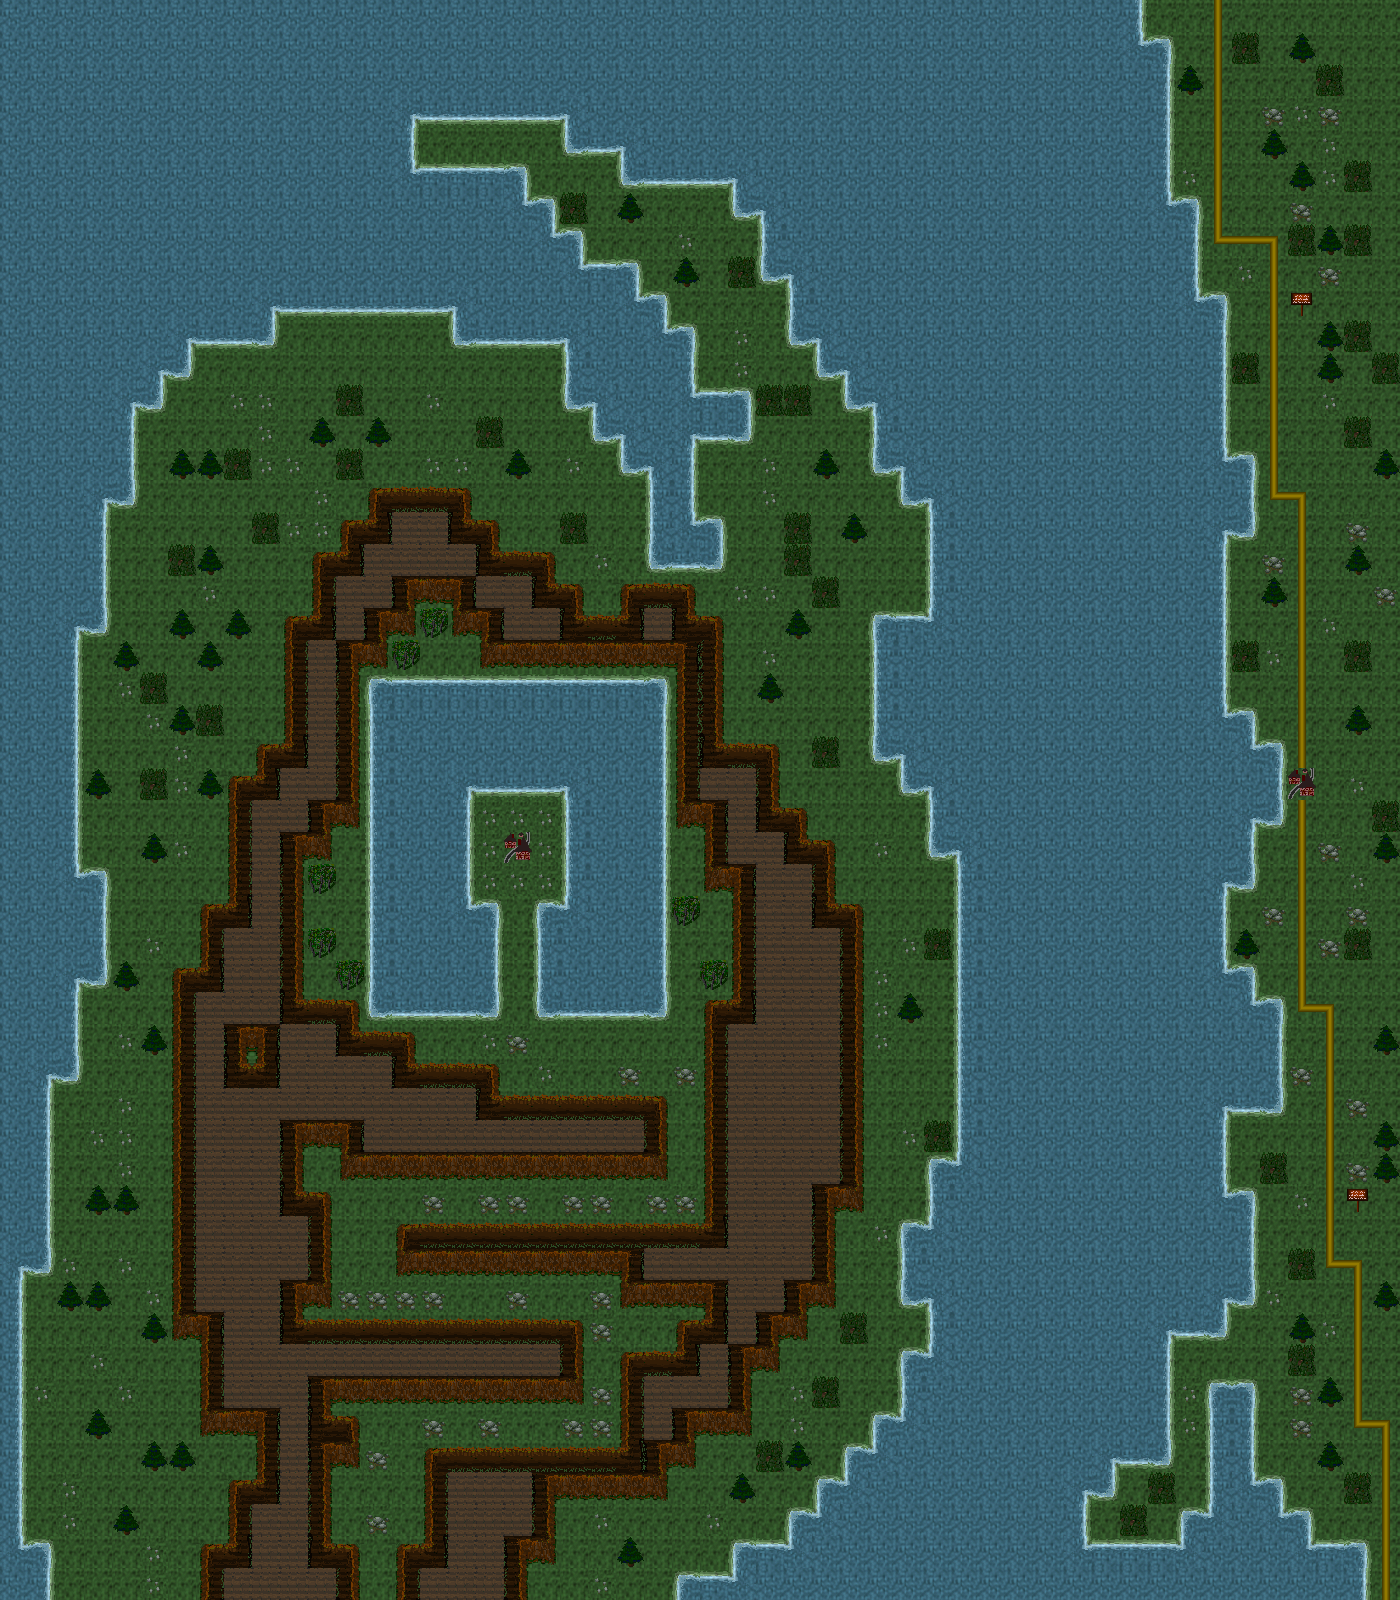

The image is a tile-based game level rendered from a .tmx file. Its description and source (layers, tilesets, objects; grid data summarised) follow:
An orthogonal 50x50 tile map with 28x32 px tiles, 1 tile layer (Tile Layer 1) and 3 objects (3x NPC).

<map version="1.0" orientation="orthogonal" width="50" height="50" tilewidth="28" tileheight="32">
 <properties>
  <property name="Exit_East" value="none" />
  <property name="Exit_North" value="CarrionValleyWest,8,13,outdoors" />
  <property name="Exit_South" value="none" />
  <property name="Exit_West" value="none" />
  <property name="GlobalX" value="-1" />
  <property name="GlobalY" value="-1" />
  <property name="MapType" value="town" />
  <property name="Name" value="Carrion Dusk Camp" />
  <property name="StartX" value="2" />
  <property name="StartY" value="2" />
 </properties>
 <tileset firstgid="1" name="Terrain1" tilewidth="28" tileheight="32">
  <image source="../../display/images/Terrain1.png" width="308" height="352" />
  <terraintypes>
   <terrain name="Water" tile="48" />
   <terrain name="Cliff" tile="74" />
   <terrain name="Cave" tile="98" />
   <terrain name="CaveWall" tile="97" />
   <terrain name="Grass" tile="5" />
   <terrain name="Grass2" tile="-1" />
   <terrain name="grass3" tile="-1" />
  </terraintypes>
  <tile id="5" terrain="4,4,4,4" />
  <tile id="6" terrain="6,6,6,6" />
  <tile id="7" terrain="6,6,6,6" />
  <tile id="8" terrain="6,6,6,6" />
  <tile id="9" terrain="6,6,6,6" />
  <tile id="10" terrain="6,6,6,6" />
  <tile id="11" terrain="6,6,6,6" />
  <tile id="12" terrain="6,6,6,6" />
  <tile id="13" terrain="6,6,6,6" />
  <tile id="14" terrain="6,6,6,6" />
  <tile id="48" terrain="0,0,0,0" />
  <tile id="49" terrain="0,4,0,4" />
  <tile id="50" terrain="0,0,4,4" />
  <tile id="51" terrain="4,4,0,0" />
  <tile id="52" terrain="0,4,0,0" />
  <tile id="53" terrain="4,0,0,0" />
  <tile id="54" terrain="0,0,0,4" />
  <tile id="55" terrain="0,0,4,0" />
  <tile id="56" terrain="4,0,4,0" />
  <tile id="57" terrain="4,4,4,0" />
  <tile id="58" terrain="4,4,0,4" />
  <tile id="59" terrain="0,4,4,4" />
  <tile id="60" terrain="4,0,4,4" />
  <tile id="61" terrain="1,1,4,4" />
  <tile id="62" terrain="4,4,1,1" />
  <tile id="63" terrain="4,1,4,1" />
  <tile id="64" terrain="1,4,1,4" />
  <tile id="65" terrain="1,4,1,1" />
  <tile id="66" terrain="4,1,1,1" />
  <tile id="67" terrain="1,1,4,1" />
  <tile id="68" terrain="1,1,1,4" />
  <tile id="69" terrain="4,4,1,4" />
  <tile id="70" terrain="4,4,4,1" />
  <tile id="71" terrain="1,4,4,4" />
  <tile id="72" terrain="4,1,4,4" />
  <tile id="73" terrain=",,4,4" />
  <tile id="74" terrain="1,1,1,1" />
 </tileset>
 <layer name="Tile Layer 1" width="50" height="50">
  <properties>
   <property name="ANODE#0" value="false#0#0#0#0#none#none#none#none" />
   <property name="ChangeMap#12" value="true#19#2#10#10#CarrionValleyWest#none#none#none" />
   <property name="ChangeMap#25" value="true#19#4#14#37#TestWorld2#none#none#none" />
   <property name="ChangeMap#26" value="true#17#4#46#48#TowerRockSouth#none#none#none" />
   <property name="ChangeMap#27" value="true#20#3#19#53#CombatDemoStart#none#none#none" />
   <property name="ChangeTile#15" value="true#9#4#9#5#tile_27#none#none#none" />
   <property name="DoubleNotification#3" value="false#11#2#0#0#Text goes here.#Other text goes here.#none#none" />
   <property name="PlaySound#13" value="true#11#4#0#0#default.ogg#none#none#none" />
   <property name="SecretPassage#9" value="true#5#4#5#4#none#none#none#none" />
   <property name="SingleNotification#10" value="false#17#9#0#0#You just got teleported!#none#none#none" />
   <property name="SingleNotification#18" value="false#17#8#0#0#Because you did not execute the first node, I have decided to teleport you to the left.#none#none#none" />
   <property name="SingleNotification#2" value="false#9#2#0#0#Text goes here.#none#none#none" />
   <property name="SingleNotification#21" value="false#17#8#0#0#Since you stuff was done, I have decided to teleport you to the right!#none#none#none" />
   <property name="SingleNotification#5" value="false#17#9#0#0#Stuff Was Done!#none#none#none" />
   <property name="SingleNotification#6" value="false#17#9#0#0#You haven't done stuff yet!#none#none#none" />
   <property name="SingleNotification#8" value="true#15#2#0#0#This is a persistent notification.#none#none#none" />
   <property name="StuffDone#22" value="true#15#4#0#0#SingleNotification_2#TeleportTo_24#TeleportTo_23#none" />
   <property name="StuffDone#7" value="true#13#2#0#0#DoubleNotification_3#SingleNotification_5#SingleNotification_6#none" />
   <property name="TeleportNPC#14" value="false#13#4#13#5#Aldous Fischer#none#none#none" />
   <property name="TeleportTo#11" value="false#17#2#5#1#none#none#none#SingleNotification_10" />
   <property name="TeleportTo#23" value="true#17#8#14#5#none#none#none#SingleNotification_18" />
   <property name="TeleportTo#24" value="true#17#8#16#5#none#none#none#SingleNotification_21" />
   <property name="ZNODE#0" value="false#0#0#0#0#none#none#none#none" />
  </properties>
  <data>[2500 cells, 2500 non-empty, 38 distinct tile ids]</data>
 </layer>
 <objectgroup name="NPCS" width="50" height="50">
  <object name="Masker" type="NPC" x="8" y="7" />
  <object name="Aldous Fischer" type="NPC" x="8" y="3" />
  <object name="Tumbla Jain" type="NPC" x="7" y="2" />
 </objectgroup>
</map>